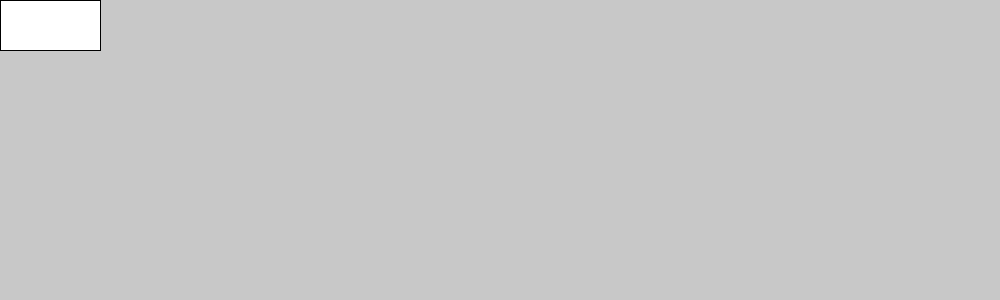
Frame 1 (no input)
Frame 60 (the mouse pressed at the canvas centre just before this capture): identical to frame 1, image omitted
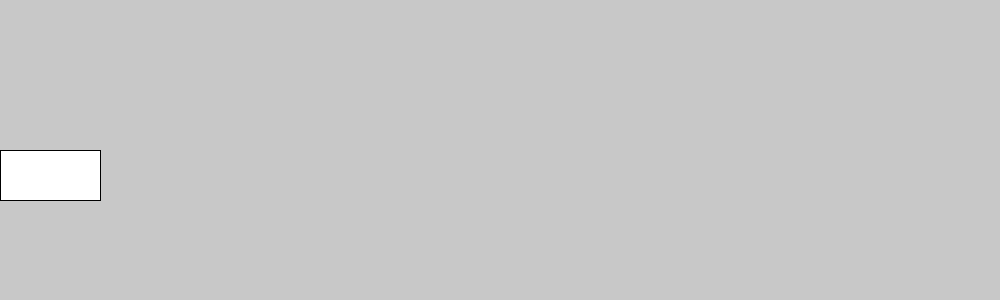
Frame 120 (the mouse held since frame 60 and released just before this capture)

The Processing sketch that drew these frames (run headless with seeded random() and noise(); from frame 60 on, the mouse is pressed at the canvas centre):

// Processing sketch: ejercicio_17
// ── ejercicio_17.pde

void setup(){
  size(1000,300);
  
}

void draw(){
   background(200);
   rect(0,mouseY,100,50);
}

void mouseClicked(){
}
